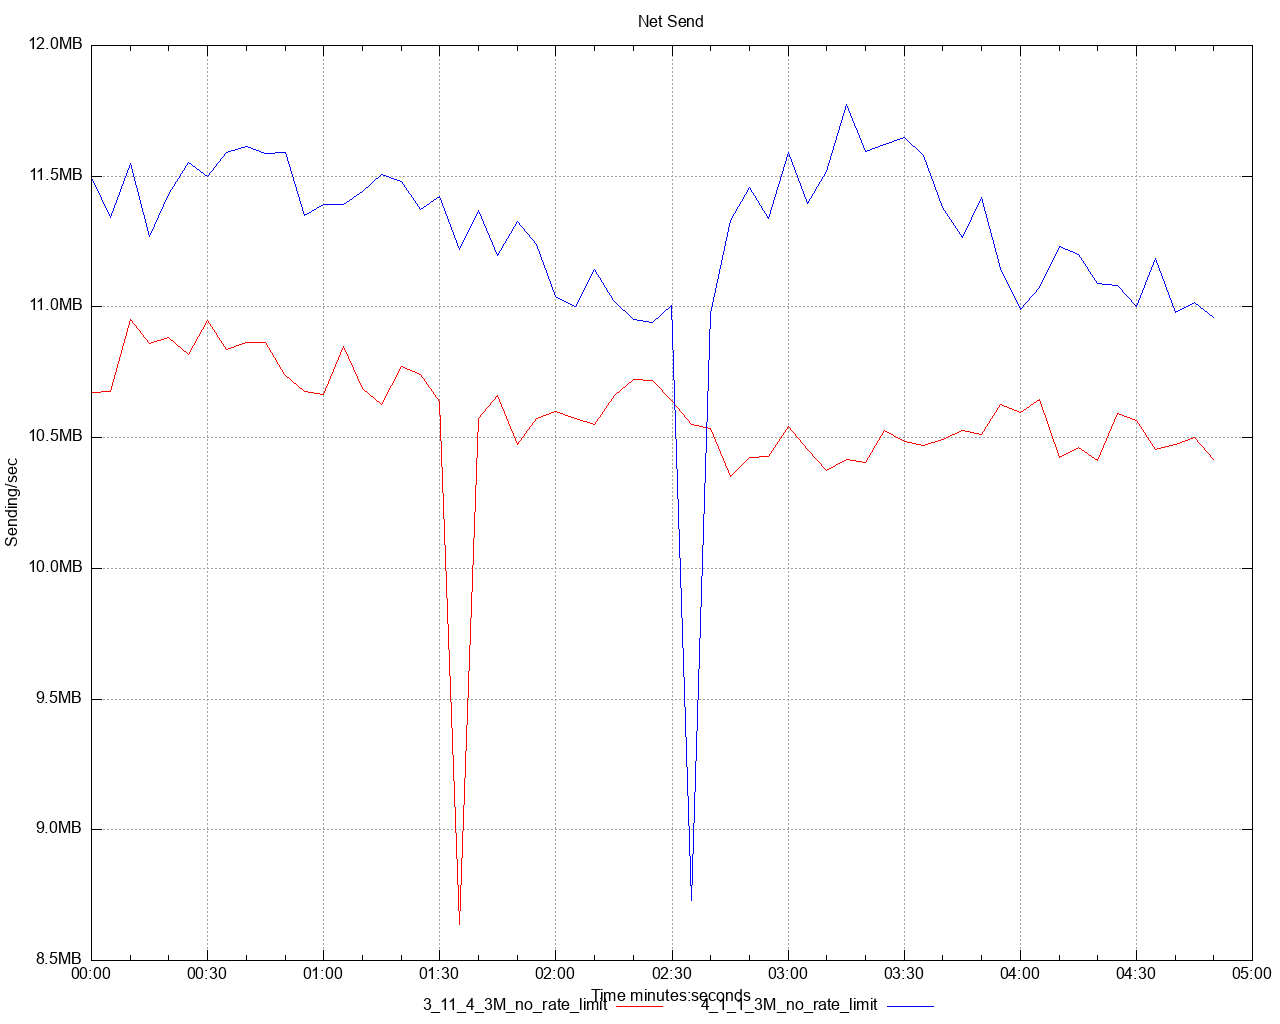

Source code (gnuplot):
set title 'Net Send' noenhanced
set style data lines
set datafile separator ","
set terminal png size 1280,1024
set grid
set key below
set xdata time
set timefmt "%s"
offset = 0
t0(x)=(offset=($0==0) ? x : offset, x - offset)
set xlabel 'Time minutes:seconds'
set ylabel 'Sending/sec'
set format y '%.1s%cB'
set output '/Users/ahmet.mircik/simulator/tests/report_3M_no_rate_limit/dstat/net_send_A1.png'
plot \
   '/Users/ahmet.mircik/simulator/tests/report_3M_no_rate_limit/data/net_send_A1_1.data' using (t0(timecolumn(1))):2 title "3_11_4_3M_no_rate_limit" noenhanced lt rgb "red", \
   '/Users/ahmet.mircik/simulator/tests/report_3M_no_rate_limit/data/net_send_A1_2.data' using (t0(timecolumn(1))):2 title "4_1_1_3M_no_rate_limit" noenhanced lt rgb "blue", \
